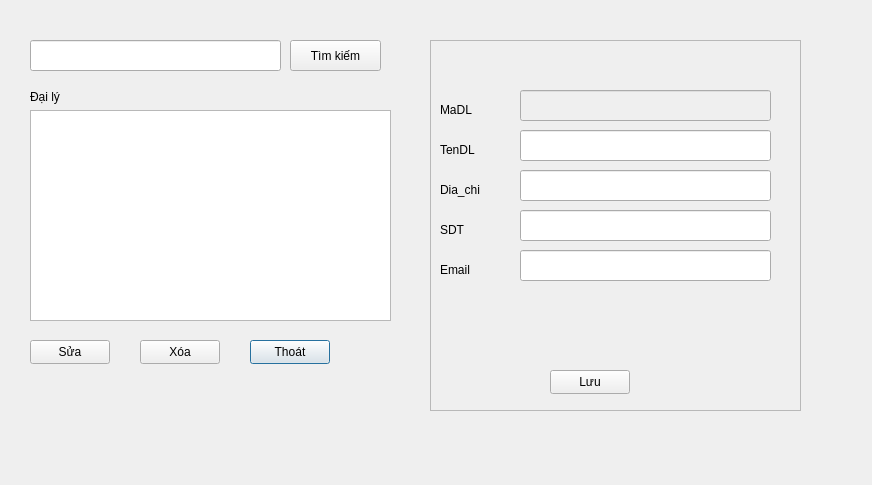
<?xml version="1.0" encoding="UTF-8"?>
<ui version="4.0">
 <class>quan_li_dai_li</class>
 <widget class="QDialog" name="quan_li_dai_li">
  <property name="geometry">
   <rect>
    <x>0</x>
    <y>0</y>
    <width>872</width>
    <height>485</height>
   </rect>
  </property>
  <property name="windowTitle">
   <string>Sửa/Xóa đại lý</string>
  </property>
  <widget class="QLineEdit" name="le_tukhoaDL">
   <property name="geometry">
    <rect>
     <x>30</x>
     <y>40</y>
     <width>251</width>
     <height>31</height>
    </rect>
   </property>
  </widget>
  <widget class="QPushButton" name="pb_thoat_dl">
   <property name="geometry">
    <rect>
     <x>250</x>
     <y>340</y>
     <width>80</width>
     <height>24</height>
    </rect>
   </property>
   <property name="text">
    <string>Thoát</string>
   </property>
  </widget>
  <widget class="QWidget" name="layoutWidget_3">
   <property name="geometry">
    <rect>
     <x>30</x>
     <y>90</y>
     <width>361</width>
     <height>231</height>
    </rect>
   </property>
   <layout class="QVBoxLayout" name="verticalLayout_3">
    <item>
     <widget class="QLabel" name="label">
      <property name="text">
       <string>Đại lý</string>
      </property>
     </widget>
    </item>
    <item>
     <widget class="QListView" name="listView"/>
    </item>
   </layout>
  </widget>
  <widget class="QPushButton" name="pb_sua_dl">
   <property name="geometry">
    <rect>
     <x>30</x>
     <y>340</y>
     <width>80</width>
     <height>24</height>
    </rect>
   </property>
   <property name="text">
    <string>Sửa</string>
   </property>
  </widget>
  <widget class="QPushButton" name="pb_timkiem_DL">
   <property name="geometry">
    <rect>
     <x>290</x>
     <y>40</y>
     <width>91</width>
     <height>31</height>
    </rect>
   </property>
   <property name="text">
    <string>Tìm kiếm</string>
   </property>
  </widget>
  <widget class="QPushButton" name="pb_xoa_dl1">
   <property name="geometry">
    <rect>
     <x>140</x>
     <y>340</y>
     <width>80</width>
     <height>24</height>
    </rect>
   </property>
   <property name="text">
    <string>Xóa</string>
   </property>
  </widget>
  <widget class="QFrame" name="frm_sua_dai_li">
   <property name="geometry">
    <rect>
     <x>430</x>
     <y>40</y>
     <width>371</width>
     <height>371</height>
    </rect>
   </property>
   <property name="frameShape">
    <enum>QFrame::StyledPanel</enum>
   </property>
   <property name="frameShadow">
    <enum>QFrame::Raised</enum>
   </property>
   <widget class="QLabel" name="label_2">
    <property name="geometry">
     <rect>
      <x>10</x>
      <y>60</y>
      <width>81</width>
      <height>20</height>
     </rect>
    </property>
    <property name="text">
     <string>MaDL</string>
    </property>
   </widget>
   <widget class="QLabel" name="label_3">
    <property name="geometry">
     <rect>
      <x>10</x>
      <y>100</y>
      <width>81</width>
      <height>20</height>
     </rect>
    </property>
    <property name="text">
     <string>TenDL</string>
    </property>
   </widget>
   <widget class="QLabel" name="label_4">
    <property name="geometry">
     <rect>
      <x>10</x>
      <y>140</y>
      <width>81</width>
      <height>20</height>
     </rect>
    </property>
    <property name="text">
     <string>Dia_chi</string>
    </property>
   </widget>
   <widget class="QLabel" name="label_5">
    <property name="geometry">
     <rect>
      <x>10</x>
      <y>180</y>
      <width>81</width>
      <height>20</height>
     </rect>
    </property>
    <property name="text">
     <string>SDT</string>
    </property>
   </widget>
   <widget class="QLabel" name="label_6">
    <property name="geometry">
     <rect>
      <x>10</x>
      <y>220</y>
      <width>81</width>
      <height>20</height>
     </rect>
    </property>
    <property name="text">
     <string>Email</string>
    </property>
   </widget>
   <widget class="QLineEdit" name="le_maDL">
    <property name="enabled">
     <bool>false</bool>
    </property>
    <property name="geometry">
     <rect>
      <x>90</x>
      <y>50</y>
      <width>251</width>
      <height>31</height>
     </rect>
    </property>
   </widget>
   <widget class="QLineEdit" name="le_tenDL">
    <property name="geometry">
     <rect>
      <x>90</x>
      <y>90</y>
      <width>251</width>
      <height>31</height>
     </rect>
    </property>
   </widget>
   <widget class="QLineEdit" name="le_dia_chiDL">
    <property name="geometry">
     <rect>
      <x>90</x>
      <y>130</y>
      <width>251</width>
      <height>31</height>
     </rect>
    </property>
   </widget>
   <widget class="QLineEdit" name="le_sdtDL">
    <property name="geometry">
     <rect>
      <x>90</x>
      <y>170</y>
      <width>251</width>
      <height>31</height>
     </rect>
    </property>
   </widget>
   <widget class="QLineEdit" name="le_email_DL">
    <property name="geometry">
     <rect>
      <x>90</x>
      <y>210</y>
      <width>251</width>
      <height>31</height>
     </rect>
    </property>
   </widget>
   <widget class="QPushButton" name="pb_sua_dl_save">
    <property name="geometry">
     <rect>
      <x>120</x>
      <y>330</y>
      <width>80</width>
      <height>24</height>
     </rect>
    </property>
    <property name="text">
     <string>Lưu</string>
    </property>
   </widget>
  </widget>
 </widget>
 <resources/>
 <connections/>
</ui>
